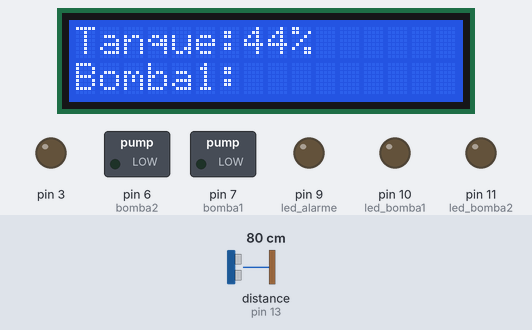
This sketch was run on a simulated Arduino Uno, built with avr-gcc and run on an emulated ATmega328P. On the bench: 16×2 character LCD, switched loads named in the sketch (green lamp = pin HIGH), output pins drawn as LEDs (lit = HIGH). The inputs (shaded band) are chosen by the test bench; at power-on: distance to the obstacle (sensor on pin 13) 80 cm. The echo pulse lasts 58.3 µs per cm; what the sketch prints to the serial monitor is not drawn.

Above: at 1.2 s.
1.3 s: distance to the obstacle (sensor on pin 13) set to 14 cm
At 4.4 s:
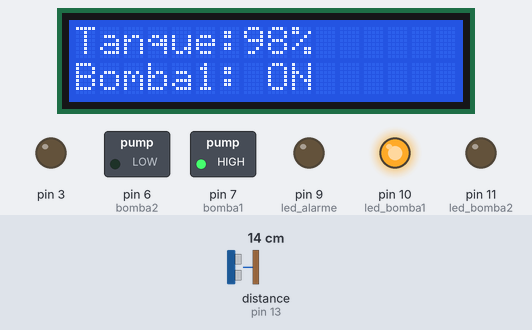
10.2 s: distance to the obstacle (sensor on pin 13) set to 11 cm
At 14.2 s:
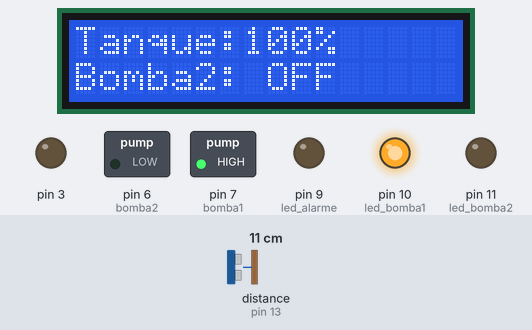
19.1 s: distance to the obstacle (sensor on pin 13) set to 250 cm
At 26.6 s:
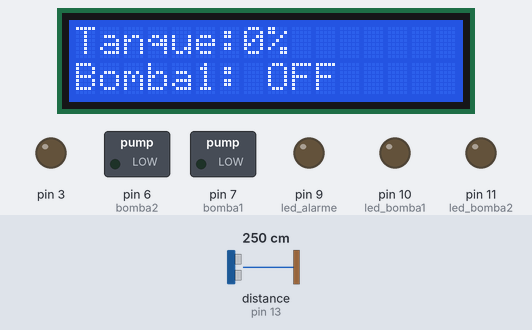
Timing chart, 0 to 28.1 s (numbered marks = the images above; inputs shaded):
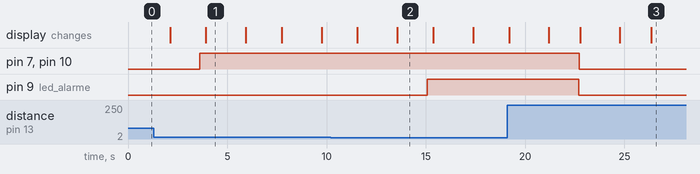

The sketch:

UltrasonicDemo.ino
```cpp
#include <LiquidCrystal_I2C.h>
#include <Wire.h>
#include <Ultrasonic.h>
//#include "DHT.h"

#define TRIGGER_PIN  12
#define ECHO_PIN     13

Ultrasonic ultrasonic(TRIGGER_PIN, ECHO_PIN);

LiquidCrystal_I2C lcd(0x27, 16, 2);

int bomba1= 7; //Bomba nos lavados
int bomba2= 6; //Bomba do poço
int led_alarme = 9;
int led_bomba1= 10;
int led_bomba2= 11;
int interruptor_bomba2=3;
char str1[4]="";
char str2[4]="";

//DHT dht;

void setup()
{
  Serial.begin(9600);
  lcd.begin ();
  lcd.backlight();
  pinMode (7, OUTPUT);
  pinMode (6, OUTPUT);
  pinMode (9, OUTPUT);
  pinMode (10, OUTPUT);
  pinMode (11, OUTPUT);
  pinMode (3, OUTPUT),
  digitalWrite(bomba1, LOW);
  digitalWrite (led_bomba1, LOW);
  digitalWrite(bomba2, LOW);
  digitalWrite (led_bomba2, LOW);
  digitalWrite (led_alarme, LOW);
  //dht.setup(2); // Ligaçao ao pino 2 digital

}

void loop()
{
  int TanquePequenoVazio=123;//altura em cm do tanque dado pelo o sensor ultra som
  float altura_actual=0.0; //medicao actual dada pelo sonar
  long microsec = ultrasonic.timing();
  int percentagem=0;//percentagem de agua no tanque

  //float humidity = dht.getHumidity(); //Humidade dada pela funcao da biblioteca
  //float temperature = dht.getTemperature();//Temperatura em C dada pela funcao da biblioteca

  altura_actual = ultrasonic.convert(microsec, Ultrasonic::CM);
  altura_actual=altura_actual-12;//ajustes da mediçao devido a alguma perda de sinal ao londo do cabo

  percentagem=medicao_volume_tanque_pequeno(altura_actual, TanquePequenoVazio);

  LCD(percentagem,str1,str2);

  Bombas_ON_OFF (percentagem,bomba1,bomba2,TanquePequenoVazio,str1,str2);

  delay(250);
}


/** Calcular volume do tanque pequeno, retornando a percentagem actual do Volume */

int medicao_volume_tanque_pequeno(float altura_actual, int TanqueVazio) {

  int percentagem_volume= 100-((altura_actual*100)/TanqueVazio);
  if (percentagem_volume < 0) {
    percentagem_volume= 0;
  }
  if (percentagem_volume > 100) {
    percentagem_volume= 100;
  }

  return percentagem_volume;
}


/** De acordo com os valores da percentagem do volume, realizar a activaçao ou desactivaçao das bombas */

void Bombas_ON_OFF (int percentagem, int bomba1, int bomba2, int TanquePequenoVazio,char str1[], char str2[]) {

int percent=0;//variavel utilizada para calcular percentagem de volume quando este se encontra inferior a 10%
float humidade = 0.0;
float temperatura=0.0;
long microsec=0;
float altura = 0.0;

digitalWrite(led_alarme, LOW);

  /** Depois de o volume ser inferior a 10% a bomba1 encontra se desligada e so volta a ligar quando a % for igual ou seperior a 50%*/

  if (percentagem < 10) {
    do{

      //float humidade = dht.getHumidity();
      //float temperatura = dht.getTemperature();
      long microsec=ultrasonic.timing();
      float altura = ultrasonic.convert(microsec, Ultrasonic::CM);

      altura=altura-12;//ajustes da mediçao devido a alguma perda de sinal ao londo do cabo
      percent=medicao_volume_tanque_pequeno(altura, TanquePequenoVazio);


      digitalWrite(bomba1,LOW);
      digitalWrite(led_bomba1,LOW);
      strcpy(str1,"OFF");

      if (digitalRead(3)==1){
        digitalWrite(bomba2,HIGH);
        digitalWrite(led_bomba2,HIGH);
        strcpy(str2,"ON");
      }

      else {
        digitalWrite(bomba2,LOW);
        digitalWrite(led_bomba2,LOW);
        strcpy(str2,"OFF");
      }
      LCD(percent,str1,str2);
      Serial.println(str1);
      Serial.println(str2);
    }
    while(percent<50);
  }

  digitalWrite (bomba1, HIGH);
  digitalWrite(led_bomba1,HIGH);
  strcpy(str1,"ON");

  if (digitalRead(3)==1 && percentagem <= 80) {

      digitalWrite(bomba2, HIGH);
      digitalWrite(led_bomba2,HIGH);
      strcpy(str2,"ON");
    }

    else {
    digitalWrite(bomba2, LOW);
    digitalWrite(led_bomba2,LOW);
    strcpy(str2,"OFF");
   }


  if (percentagem==100) {
    digitalWrite(led_alarme,HIGH);
  }

}

/** Inserir os valores de percentagem no LCD*/

void LCD (int percentagem,char str1[], char str2[]){

  lcd.setCursor(0,0);
  lcd.print("Tanque:");
  lcd.print(percentagem);
  lcd.print("%");
  lcd.print("                ");
  lcd.setCursor(0,1);
  lcd.print("Bomba1: ");
  lcd.print(str1);
  lcd.print("                ");
  delay(2000);
  lcd.setCursor(0,1);
  lcd.print("Bomba2: ");
  lcd.print(str2);
  delay(1500);
}
```

Measured:
- the behaviour switches between 13 and 12 cm on distance to the obstacle (sensor on pin 13) (found by bisection; images 1 and 2)
- after the input at 10.2 s, pin 9 (led_alarme): LOW → HIGH after 4.9 s; the display: first changes after 1.4 s (image 2 shows a later state)
- after the input at 19.1 s, pin 7 (bomba1), pin 9 (led_alarme), pin 10 (led_bomba1): HIGH → LOW after 3.6 s; the display: first changes after 0.09 s (image 3 shows a later state)
- what the display in image 1 shows lasts 2.0 s, from 3.9 s to 5.9 s
- what the display in image 2 shows lasts 1.8 s, from 13.6 s to 15.4 s
